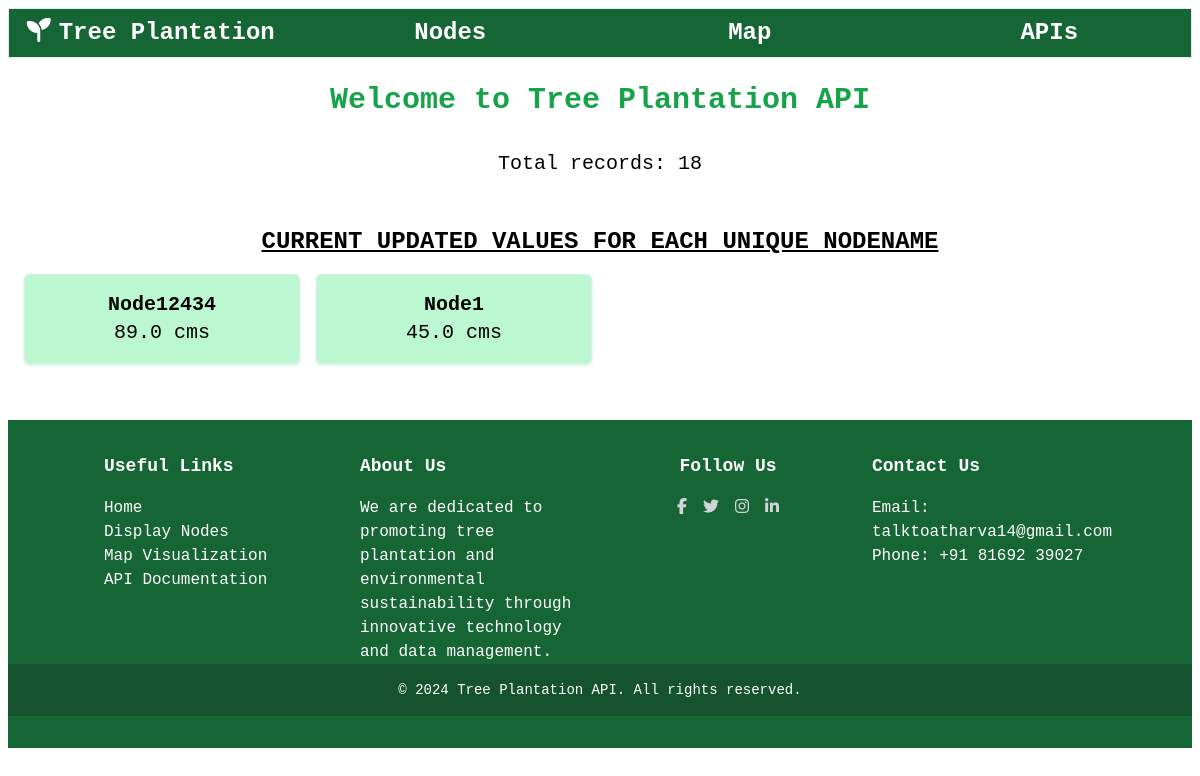
Before: / with the older database file.
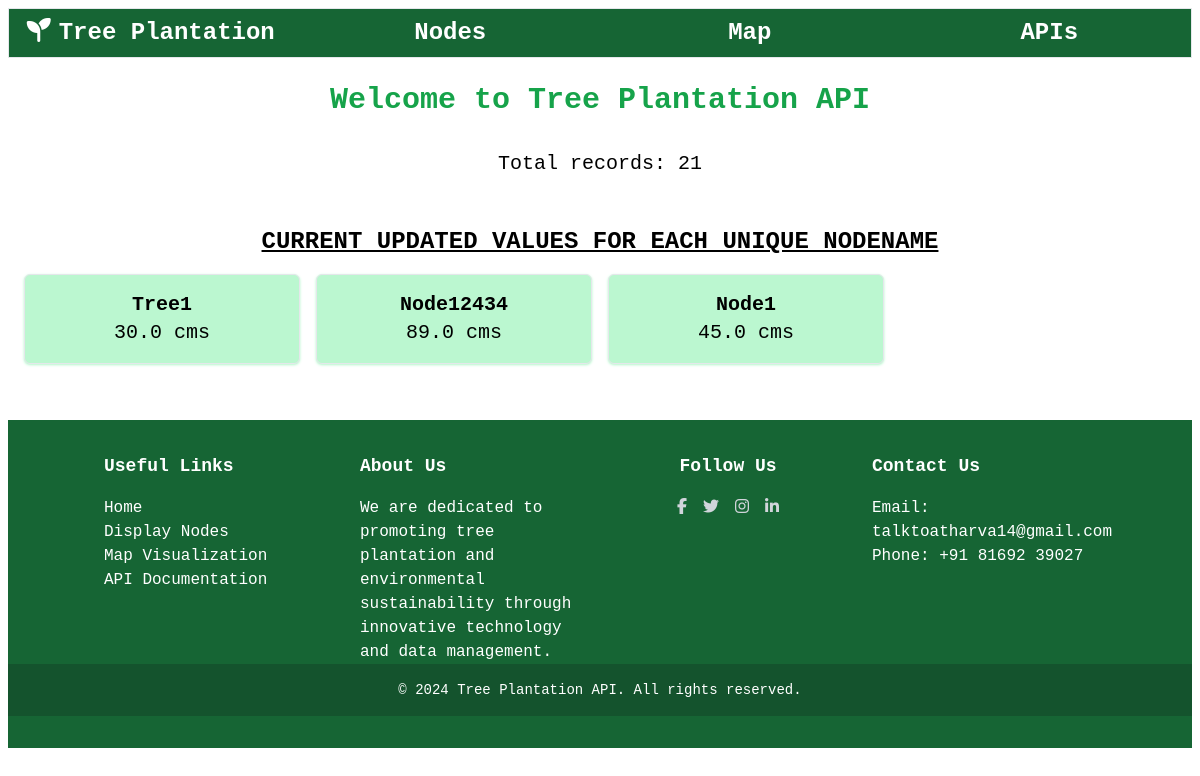
After: the same page with the newer database file.
### tables this page shows
CREATE TABLE NodeValues (
                            id INTEGER PRIMARY KEY AUTOINCREMENT,
                            nodename TEXT NOT NULL,
                            height REAL NOT NULL,
                            timestamp DATETIME DEFAULT CURRENT_TIMESTAMP,
                            ipaddress TEXT
                        );

### app.py (the view)
@app.route('/')
def index():
    conn = get_db_connection()
    if conn is None:
        return "Database connection failed", 500
    try:
        node_values = conn.execute("SELECT nodename, height FROM NodeValues ORDER BY timestamp DESC").fetchall()
        conn.close()
        unique_nodes = {}
        for row in node_values:
            if row['nodename'] not in unique_nodes:
                unique_nodes[row['nodename']] = row['height']
        total_records = len(node_values)
        return render_template('index.html', total_records=total_records, nodes=unique_nodes)
    except sqlite3.Error as e:
        return "Error fetching node values", 500

### app.py (called while the page is built)
def get_db_connection():
    try:
        conn = sqlite3.connect(DATABASE)
        conn.row_factory = sqlite3.Row
        conn.execute('''CREATE TABLE IF NOT EXISTS NodeValues (
                            id INTEGER PRIMARY KEY AUTOINCREMENT,
                            nodename TEXT NOT NULL,
                            height REAL NOT NULL,
                            timestamp DATETIME DEFAULT CURRENT_TIMESTAMP,
                            ipaddress TEXT
                        )''')
        conn.execute('''CREATE TABLE IF NOT EXISTS NodeData (
                            nodename TEXT PRIMARY KEY,
                            latitude REAL,
                            longitude REAL
                        )''')
        return conn
    except sqlite3.Error as e:
        logging.error(f"Database connection error: {e}")
        return None

### templates/index.html (shortened to what this page needs)
{% extends "base.html" %}
{% block content %}
    <section class="">
        <h1 class="text-center text-3xl my-4 font-bold text-green-600 p-2">Welcome to Tree Plantation API</h1>
        <p class="p-2 text-center text-xl">Total records: {{total_records}}</p>
        <h2 class="mt-4 md:mt-10 text-xl md:text-2xl text-center uppercase font-bold underline">Current updated values for each unique nodename</h2>
        <ul class="grid grid-cols-2 md:grid-cols-4 gap-4 p-1 md:p-4">
            {% for nodename, height in nodes.items() %}
                <a href="/displaynode/{{ nodename }}">
                    <li class="text-md md:text-xl bg-green-200 border rounded-md shadow shadow-green-200 py-4 text-center">
                        <b>{{ nodename }}</b> <br> {{ height }} cms</li>
                </a>
            {% endfor %}
        </ul>
    </section>
{% endblock %}

Changed rows visible on the page:
added NodeValues: nodename "Tree1", height "30.0"
Other visible differences:
{{ total_records }}: "18" → "21"
